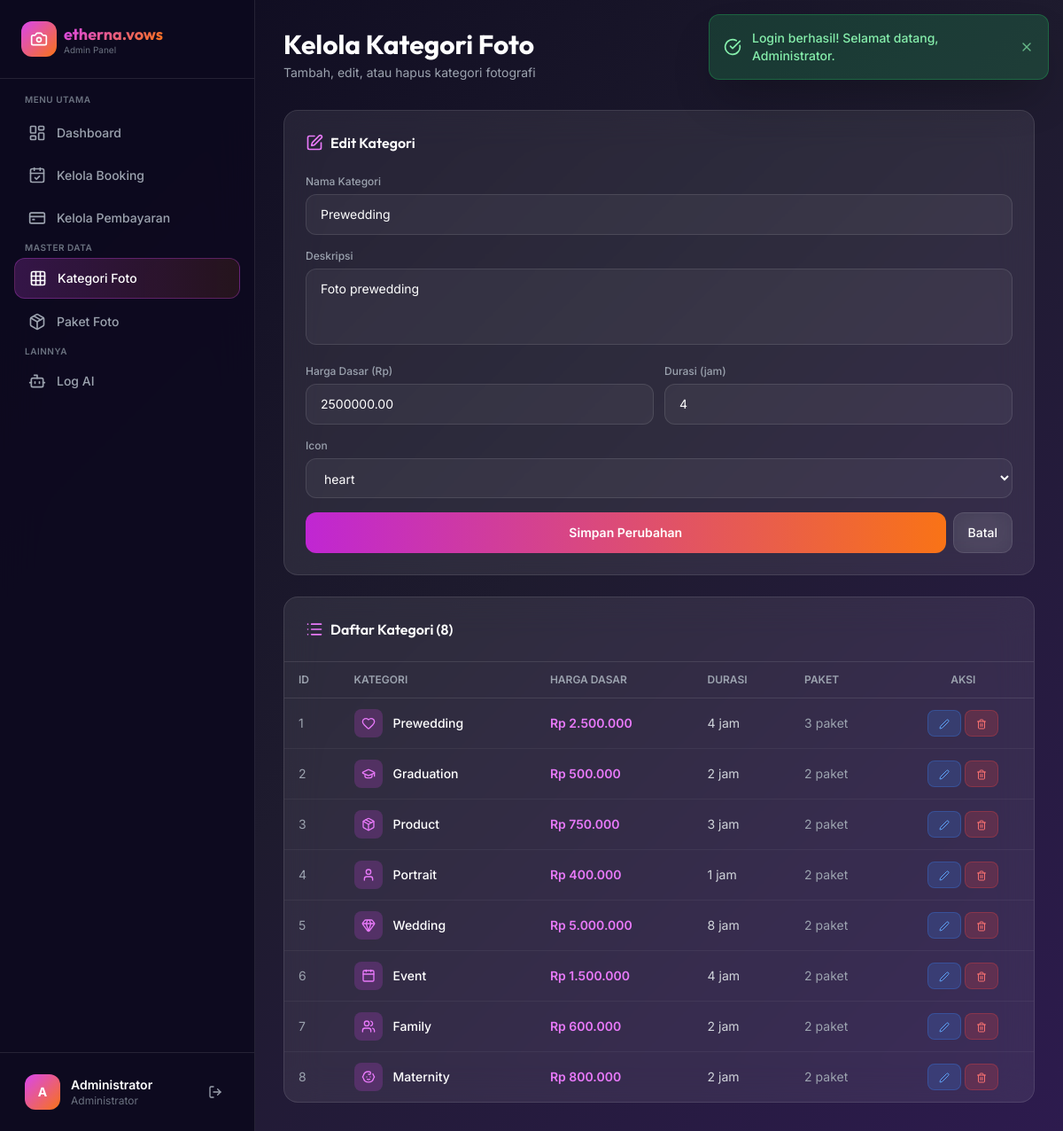
The page /admin/kelola_kategori.php?edit=1 (signed in) on the database its author committed.
### tables this page shows
CREATE TABLE kategori_foto (
    id_kategori INT AUTO_INCREMENT PRIMARY KEY,
    nama_kategori VARCHAR(50) NOT NULL,
    deskripsi TEXT,
    harga_dasar DECIMAL(10,2) DEFAULT 0,
    durasi_jam INT DEFAULT 1,
    icon VARCHAR(50) DEFAULT 'camera'
);

### config/db.php (called while the page is built, shortened)
<?php
function formatRupiah($angka) {
    return 'Rp ' . number_format($angka, 0, ',', '.');
}

### admin/kelola_kategori.php (the view, shortened to what this page needs)
<?php
require_once '../config/db.php';
$db = getDB();
$editData = null;
if (isset($_GET['edit'])) {
    $id = (int)$_GET['edit'];
    $stmtEdit = $db->prepare("SELECT * FROM kategori_foto WHERE id_kategori = ?");
    $stmtEdit->execute([$id]);
    $editData = $stmtEdit->fetch();
}
$kategoriList = $db->query("SELECT kf.*, (SELECT COUNT(*) FROM paket_foto WHERE id_kategori = kf.id_kategori) as jumlah_paket FROM kategori_foto kf ORDER BY kf.id_kategori")->fetchAll();
require_once 'includes/admin_header.php';
$iconMap = [
    'heart' => 'heart',
    'graduation-cap' => 'graduation-cap',
    'box' => 'package',
    'user' => 'user',
    'rings' => 'gem',
    'calendar' => 'calendar',
    'users' => 'users',
    'baby' => 'baby',
    'camera' => 'camera',
    'star' => 'star',
    'image' => 'image',
    'film' => 'film',
];
?>
<div class="mb-8">
    <h1 class="text-2xl sm:text-3xl font-display font-bold text-white">Kelola Kategori Foto</h1>
    <p class="text-gray-400 text-sm mt-1">Tambah, edit, atau hapus kategori fotografi</p>
</div>
<div class="grid grid-cols-1 xl:grid-cols-3 gap-6">
    <div class="glass rounded-2xl p-6">
        <h3 class="font-display font-semibold text-white mb-6 flex items-center space-x-2">
            <i data-lucide="<?= $editData ? 'edit' : 'plus-circle' ?>" class="w-5 h-5 text-primary-400"></i>
            <span><?= $editData ? 'Edit Kategori' : 'Tambah Kategori' ?></span>
        </h3>
        <form method="POST" action="" class="space-y-4">
            <div>
                <label class="block text-xs font-medium text-gray-400 mb-1.5">Nama Kategori</label>
                <input type="text" name="nama_kategori" value="<?= htmlspecialchars($editData['nama_kategori'] ?? '') ?>"
                       class="w-full px-4 py-3 rounded-xl bg-white/5 border border-white/10 text-white focus:outline-none focus:border-primary-500 text-sm" required
                       placeholder="Contoh: Prewedding">
            </div>
            <div>
                <label class="block text-xs font-medium text-gray-400 mb-1.5">Deskripsi</label>
                <textarea name="deskripsi" rows="3"
                          class="w-full px-4 py-3 rounded-xl bg-white/5 border border-white/10 text-white focus:outline-none focus:border-primary-500 text-sm resize-none"
                          placeholder="Deskripsi kategori foto..."><?= htmlspecialchars($editData['deskripsi'] ?? '') ?></textarea>
            </div>
            <div class="grid grid-cols-2 gap-3">
                <div>
                    <label class="block text-xs font-medium text-gray-400 mb-1.5">Harga Dasar (Rp)</label>
                    <input type="number" name="harga_dasar" value="<?= $editData['harga_dasar'] ?? 0 ?>" min="0" step="1000"
                           class="w-full px-4 py-3 rounded-xl bg-white/5 border border-white/10 text-white focus:outline-none focus:border-primary-500 text-sm" required>
                </div>
                <div>
                    <label class="block text-xs font-medium text-gray-400 mb-1.5">Durasi (jam)</label>
                    <input type="number" name="durasi_jam" value="<?= $editData['durasi_jam'] ?? 1 ?>" min="1"
                           class="w-full px-4 py-3 rounded-xl bg-white/5 border border-white/10 text-white focus:outline-none focus:border-primary-500 text-sm" required>
                </div>
            </div>
            <div>
                <label class="block text-xs font-medium text-gray-400 mb-1.5">Icon</label>
                <select name="icon" class="w-full px-4 py-3 rounded-xl bg-white/5 border border-white/10 text-white focus:outline-none focus:border-primary-500 text-sm">
                    <?php $icons = ['camera','heart','graduation-cap','box','user','rings','calendar','users','baby','star','image','film'];
                    foreach($icons as $ic): ?>
                    <option value="<?= $ic ?>" class="bg-dark-800" <?= ($editData['icon'] ?? '') === $ic ? 'selected' : '' ?>><?= $ic ?></option>
                    <?php endforeach; ?>
                </select>
            </div>
            <div class="flex gap-2">
                <button type="submit" class="flex-1 py-3 rounded-xl bg-gradient-to-r from-primary-600 to-accent-500 hover:from-primary-500 hover:to-accent-400 text-white font-semibold text-sm transition-all">
                    <?= $editData ? 'Simpan Perubahan' : 'Tambah Kategori' ?>
                </button>
                <?php if ($editData): ?>
                <a href="<?= BASE_URL ?>/admin/kelola_kategori.php" class="px-4 py-3 rounded-xl glass hover:bg-white/10 text-white text-sm font-medium transition-all">Batal</a>
                <?php endif; ?>
            </div>
        </form>
    </div>
    <div class="xl:col-span-2 glass rounded-2xl overflow-hidden">
        <div class="p-6 border-b border-white/10">
            <h3 class="font-display font-semibold text-white flex items-center space-x-2">
                <i data-lucide="list" class="w-5 h-5 text-primary-400"></i>
                <span>Daftar Kategori (<?= count($kategoriList) ?>)</span>
            </h3>
        </div>
        <div class="overflow-x-auto">
            <table class="w-full">
                <thead>
                    <tr class="border-b border-white/10">
                        <th class="text-left px-4 py-3 text-xs font-semibold text-gray-400 uppercase">ID</th>
                        <th class="text-left px-4 py-3 text-xs font-semibold text-gray-400 uppercase">Kategori</th>
                        <th class="text-left px-4 py-3 text-xs font-semibold text-gray-400 uppercase">Harga Dasar</th>
                        <th class="text-left px-4 py-3 text-xs font-semibold text-gray-400 uppercase">Durasi</th>
                        <th class="text-left px-4 py-3 text-xs font-semibold text-gray-400 uppercase">Paket</th>
                        <th class="text-center px-4 py-3 text-xs font-semibold text-gray-400 uppercase">Aksi</th>
                    </tr>
                </thead>
                <tbody class="divide-y divide-white/5">
                    <?php foreach ($kategoriList as $kat): ?>
                    <tr class="hover:bg-white/5 transition-colors">
                        <td class="px-4 py-3 text-sm text-gray-400"><?= $kat['id_kategori'] ?></td>
                        <td class="px-4 py-3">
                            <div class="flex items-center space-x-3">
                                <div class="w-8 h-8 rounded-lg bg-primary-500/20 flex items-center justify-center">
                                    <i data-lucide="<?= htmlspecialchars($iconMap[$kat['icon']] ?? 'camera') ?>" class="w-4 h-4 text-primary-400"></i>
                                </div>
                                <p class="text-sm text-white font-medium"><?= htmlspecialchars($kat['nama_kategori']) ?></p>
                            </div>
                        </td>
                        <td class="px-4 py-3 text-sm text-primary-400 font-semibold"><?= formatRupiah($kat['harga_dasar']) ?></td>
                        <td class="px-4 py-3 text-sm text-gray-300"><?= $kat['durasi_jam'] ?> jam</td>
                        <td class="px-4 py-3 text-sm text-gray-400"><?= $kat['jumlah_paket'] ?> paket</td>
                        <td class="px-4 py-3 text-center">
                            <div class="flex gap-1 justify-center">
                                <a href="?edit=<?= $kat['id_kategori'] ?>" class="px-3 py-1.5 rounded-lg bg-blue-500/20 text-blue-400 hover:bg-blue-500/30 text-xs font-semibold border border-blue-500/30 transition-all">
                                    <i data-lucide="edit-2" class="w-3 h-3 inline"></i>
                                </a>
                                <a href="?hapus=<?= $kat['id_kategori'] ?>" onclick="return confirm('Yakin hapus kategori ini?')"
                                   class="px-3 py-1.5 rounded-lg bg-red-500/20 text-red-400 hover:bg-red-500/30 text-xs font-semibold border border-red-500/30 transition-all">
                                    <i data-lucide="trash-2" class="w-3 h-3 inline"></i>
                                </a>
                            </div>
                        </td>
                    </tr>
                    <?php endforeach; ?>
                </tbody>
            </table>
        </div>
    </div>
</div>
<?php require_once 'includes/admin_footer.php'; ?>

### admin/includes/admin_header.php (style rules this page uses)
body { font-family: 'Inter', system-ui, sans-serif; }
.font-display { font-family: 'Outfit', system-ui, sans-serif; }
.glass { background: rgba(255,255,255,0.08); backdrop-filter: blur(20px); border: 1px solid rgba(255,255,255,0.1); }
.gradient-bg { background: linear-gradient(135deg, #0d0a1f 0%, #1e1b2e 50%, #2d1b4e 100%); }
a, button, input, select, textarea { transition: all 0.2s ease; }

### rows shown on the page
kategori_foto: nama_kategori "Prewedding", deskripsi "Foto prewedding", harga_dasar "2500000.00", durasi_jam "4", icon "heart", id_kategori "1", harga_dasar "Rp 2.500.000", jumlah_paket "3"
kategori_foto: id_kategori "2", nama_kategori "Graduation", harga_dasar "Rp 500.000", durasi_jam "2", jumlah_paket "2"
kategori_foto: id_kategori "3", nama_kategori "Product", harga_dasar "Rp 750.000", durasi_jam "3", jumlah_paket "2"
kategori_foto: id_kategori "4", nama_kategori "Portrait", harga_dasar "Rp 400.000", durasi_jam "1", jumlah_paket "2"
kategori_foto: id_kategori "5", nama_kategori "Wedding", harga_dasar "Rp 5.000.000", durasi_jam "8", jumlah_paket "2"
kategori_foto: id_kategori "6", nama_kategori "Event", harga_dasar "Rp 1.500.000", durasi_jam "4", jumlah_paket "2"
kategori_foto: id_kategori "7", nama_kategori "Family", harga_dasar "Rp 600.000", durasi_jam "2", jumlah_paket "2"
kategori_foto: id_kategori "8", nama_kategori "Maternity", harga_dasar "Rp 800.000", durasi_jam "2", jumlah_paket "2"

### other values the page prints
$flash['pesan'] "Login berhasil! Selamat datang, Administrator."
APP_NAME "etherna.vows"
substr($_SESSION['nama_lengkap'], 0, 1) "A"
$_SESSION['nama_lengkap'] "Administrator"
count($kategoriList) "8"
